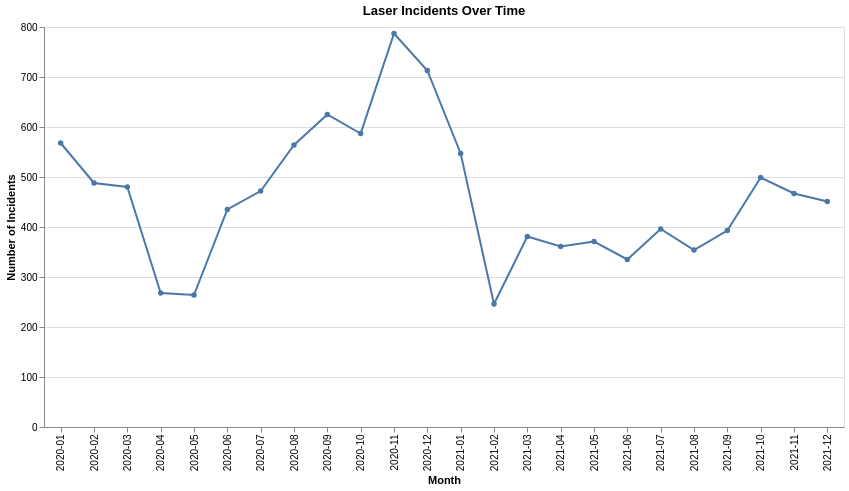

Source (notebook cell):
### Markdown cell above
### Incident by month

### Code cell
incidents_by_month = (
    laser_df.groupby('month')
    .size()
    .reset_index(name='incident_count')
)

alt.Chart(incidents_by_month).mark_line(point=True).encode(
    x=alt.X('month', title='Month'),
    y=alt.Y('incident_count', title='Number of Incidents'),
    tooltip=['month', 'incident_count']
).properties(
    width=800,
    height=400,
    title='Laser Incidents Over Time'
)

### Figure 1 — Vega specification as saved in the notebook (floating-point values rounded to 4 significant figures)
{"$schema": "https://vega.github.io/schema/vega/v6.json", "data": [{"name": "source_0", "values": [{"incident_count": 568, "month": "2020-01"}, {"incident_count": 488, "month": "2020-02"}, {"incident_count": 480, "month": "2020-03"}, {"incident_count": 268, "month": "2020-04"}, {"incident_count": 264, "month": "2020-05"}, {"incident_count": 435, "month": "2020-06"}, {"incident_count": 472, "month": "2020-07"}, {"incident_count": 564, "month": "2020-08"}, {"incident_count": 625, "month": "2020-09"}, {"incident_count": 587, "month": "2020-10"}, {"incident_count": 787, "month": "2020-11"}, {"incident_count": 713, "month": "2020-12"}, {"incident_count": 547, "month": "2021-01"}, {"incident_count": 246, "month": "2021-02"}, {"incident_count": 381, "month": "2021-03"}, {"incident_count": 361, "month": "2021-04"}, {"incident_count": 371, "month": "2021-05"}, {"incident_count": 335, "month": "2021-06"}, {"incident_count": 396, "month": "2021-07"}, {"incident_count": 354, "month": "2021-08"}, {"incident_count": 393, "month": "2021-09"}, {"incident_count": 499, "month": "2021-10"}, {"incident_count": 467, "month": "2021-11"}, {"incident_count": 451, "month": "2021-12"}]}, {"name": "data_0", "values": [{"incident_count": 568, "month": "2020-01"}, {"incident_count": 488, "month": "2020-02"}, {"incident_count": 480, "month": "2020-03"}, {"incident_count": 268, "month": "2020-04"}, {"incident_count": 264, "month": "2020-05"}, {"incident_count": 435, "month": "2020-06"}, {"incident_count": 472, "month": "2020-07"}, {"incident_count": 564, "month": "2020-08"}, {"incident_count": 625, "month": "2020-09"}, {"incident_count": 587, "month": "2020-10"}, {"incident_count": 787, "month": "2020-11"}, {"incident_count": 713, "month": "2020-12"}, {"incident_count": 547, "month": "2021-01"}, {"incident_count": 246, "month": "2021-02"}, {"incident_count": 381, "month": "2021-03"}, {"incident_count": 361, "month": "2021-04"}, {"incident_count": 371, "month": "2021-05"}, {"incident_count": 335, "month": "2021-06"}, {"incident_count": 396, "month": "2021-07"}, {"incident_count": 354, "month": "2021-08"}, {"incident_count": 393, "month": "2021-09"}, {"incident_count": 499, "month": "2021-10"}, {"incident_count": 467, "month": "2021-11"}, {"incident_count": 451, "month": "2021-12"}]}, {"name": "source_0_x_domain_month_0", "values": [{"month": "2020-01"}, {"month": "2020-02"}, {"month": "2020-03"}, {"month": "2020-04"}, {"month": "2020-05"}, {"month": "2020-06"}, {"month": "2020-07"}, {"month": "2020-08"}, {"month": "2020-09"}, {"month": "2020-10"}, {"month": "2020-11"}, {"month": "2020-12"}, {"month": "2021-01"}, {"month": "2021-02"}, {"month": "2021-03"}, {"month": "2021-04"}, {"month": "2021-05"}, {"month": "2021-06"}, {"month": "2021-07"}, {"month": "2021-08"}, {"month": "2021-09"}, {"month": "2021-10"}, {"month": "2021-11"}, {"month": "2021-12"}]}, {"name": "data_0_x_domain_month_1", "values": [{"month": "2020-01"}, {"month": "2020-02"}, {"month": "2020-03"}, {"month": "2020-04"}, {"month": "2020-05"}, {"month": "2020-06"}, {"month": "2020-07"}, {"month": "2020-08"}, {"month": "2020-09"}, {"month": "2020-10"}, {"month": "2020-11"}, {"month": "2020-12"}, {"month": "2021-01"}, {"month": "2021-02"}, {"month": "2021-03"}, {"month": "2021-04"}, {"month": "2021-05"}, {"month": "2021-06"}, {"month": "2021-07"}, {"month": "2021-08"}, {"month": "2021-09"}, {"month": "2021-10"}, {"month": "2021-11"}, {"month": "2021-12"}]}], "marks": [{"type": "line", "name": "layer_0_marks", "from": {"data": "source_0"}, "sort": {"field": "x"}, "encode": {"update": {"tooltip": {"signal": "{\"month\": isValid(datum[\"month\"]) ? datum[\"month\"] : \"\"+datum[\"month\"], \"incident_count\": format(datum[\"incident_count\"], \"\")}"}, "stroke": {"value": "#4c78a8"}, "x": {"field": "month", "scale": "x"}, "defined": {"signal": "isValid(datum[\"incident_count\"]) && isFinite(+datum[\"incident_count\"])"}, "y": {"field": "incident_count", "scale": "y"}}}, "style": ["line"]}, {"type": "symbol", "name": "layer_1_marks", "from": {"data": "data_0"}, "encode": {"update": {"fill": {"value": "#4c78a8"}, "opacity": {"value": 1}, "x": {"field": "month", "scale": "x"}, "y": {"field": "incident_count", "scale": "y"}, "tooltip": {"signal": "{\"month\": isValid(datum[\"month\"]) ? datum[\"month\"] : \"\"+datum[\"month\"], \"incident_count\": format(datum[\"incident_count\"], \"\")}"}}}, "style": ["point"]}], "scales": [{"name": "x", "type": "point", "domain": {"fields": [{"data": "source_0_x_domain_month_0", "field": "month"}, {"data": "data_0_x_domain_month_1", "field": "month"}], "sort": true}, "range": [0, {"signal": "width"}], "padding": 0.5}, {"name": "y", "type": "linear", "domain": {"fields": [{"data": "source_0", "field": "incident_count"}, {"data": "data_0", "field": "incident_count"}]}, "range": [{"signal": "height"}, 0], "nice": true, "zero": true}], "axes": [{"scale": "y", "gridScale": "x", "maxExtent": 0, "labels": false, "tickCount": {"signal": "ceil(height/40)"}, "orient": "left", "aria": false, "domain": false, "minExtent": 0, "ticks": false, "grid": true, "zindex": 0}, {"scale": "x", "labelAngle": 270, "labelBaseline": "middle", "zindex": 0, "title": "Month", "orient": "bottom", "grid": false, "labelAlign": "right"}, {"scale": "y", "grid": false, "orient": "left", "title": "Number of Incidents", "tickCount": {"signal": "ceil(height/40)"}, "labelOverlap": true, "zindex": 0}], "title": {"text": "Laser Incidents Over Time", "frame": "group"}, "padding": 5, "style": "cell", "width": 800, "background": "white", "height": 400}
